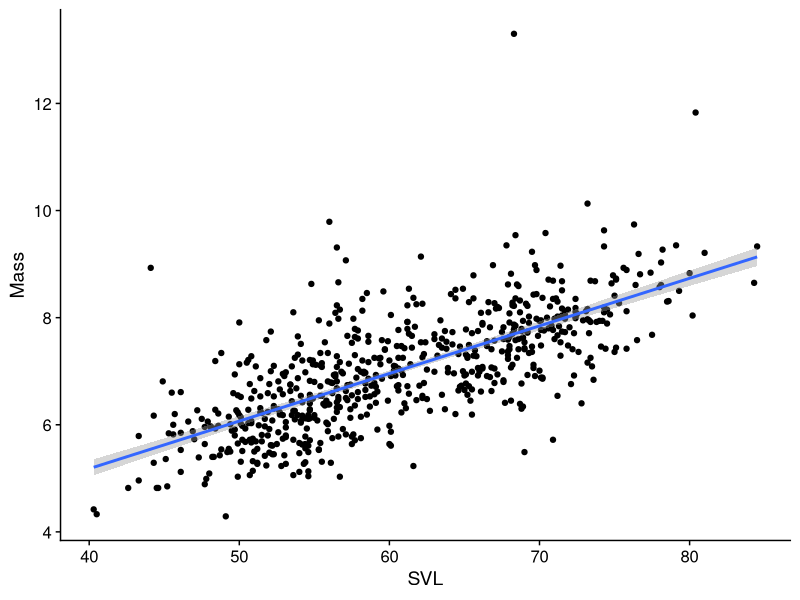
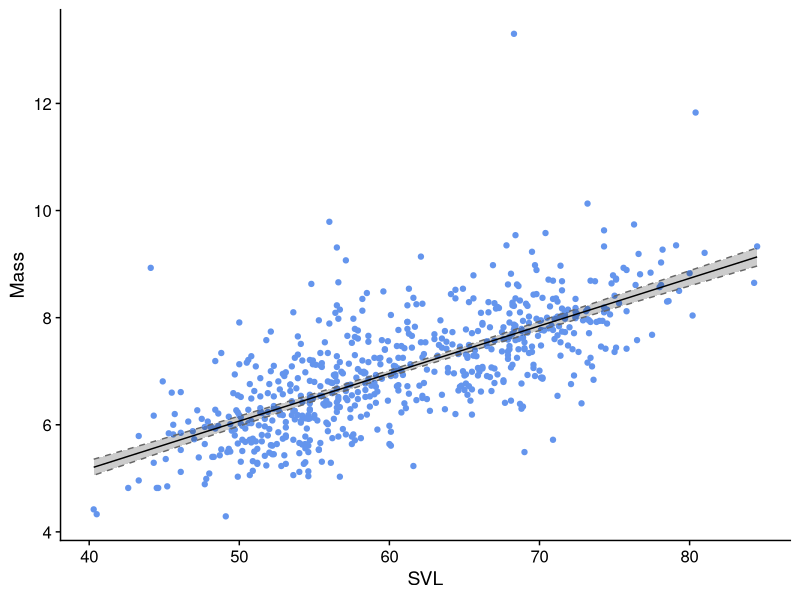

Recreate these plots in R, in order.
## ---- chunk 1
# This invisible block is a workaround for Travis CI not having the tidyverse meta-package; 
library(ggplot2)
library(dplyr)
library(readr)
library(tibble)
library(forcats)
library(cowplot)
theme_set(theme_cowplot())
lizards <- read_csv("example_data/anoles.csv") # See Appendix A if you don't have this data
# Capture View()
real_view = View
View = function(x,...){
  # Scrollable table output
  # knitr::kable(head(x))
  x %>% head(n = 10) %>% 
    kableExtra::kbl() %>% 
    kableExtra::kable_paper() %>% 
    kableExtra::scroll_box(width = "100%")
} 
## ---- chunk 2
color_levels = c("Red","Green","Blue")
# Randomly select 20 colors from color_levels
color_example = sample(color_levels, size = 20, replace = TRUE)
color_example

# Convert it into a factor
color_as_factor = factor(color_example, levels = color_levels)
color_as_factor
## ---- chunk 3
color_by_perch_tbl = lizards %>% 
  select(Color_morph, Perch_type) %>% # select only the columns you want
  table()  # feed them into the table command
color_by_perch_tbl
## ---- chunk 4
color_by_perch_tbl / sum(color_by_perch_tbl)
## ---- chunk 5
chisq.test(color_by_perch_tbl)
## ---- chunk 6
site_a_contingency = lizards %>% 
  filter(Site == "A") %>% # cut down the data size
  select(Color_morph, Perch_type) %>% # select only the columns you want
  table()  # feed them into the table command
print(site_a_contingency)
chisq.test(site_a_contingency)
## ---- chunk 7
fisher.test(site_a_contingency)
## ---- chunk 8
chisq.test(lizards$Color_morph, lizards$Perch_type)
## ---- chunk 9
simple_reg = lm(Mass ~ SVL, data = lizards)
simple_reg
## ---- chunk 10
coef(simple_reg)
## ---- chunk 11
summary(simple_reg)
## ---- chunk 12
lizards %>% 
  ggplot() + 
  aes(x = SVL, y = Mass) + 
  geom_point() + 
  geom_smooth(method = "lm", # use a linear regression
              se = TRUE, # Include a confidence interval around the line
              level = .95) # the level of the confidence interval; default = 95%

## ---- chunk 13
simple_reg_preds = simple_reg %>% 
  # Predict fitted values wish 95% confidence intervals
  predict(interval = "confidence", level = .95) %>% 
  as_tibble() # convert the output of predict() from a matrix to a data frame
simple_reg_plot_data = lizards %>% 
  select(SVL, Mass) %>% # we only need these columns
  bind_cols(simple_reg_preds) # adds columns of simple_reg_preds to our lizards
View(simple_reg_plot_data)
## ---- chunk 14
ggplot(simple_reg_plot_data) + 
  aes(x = SVL) + 
  geom_point(aes(y = Mass), color = "cornflowerblue") + 
  geom_ribbon(aes(ymin = lwr, ymax = upr), 
              fill = alpha("black", .2),  # dark fill with 80% transparency (alpha)
              color = grey(.4), # dark-ish grey border line
              linetype = 2) +   # dotted border line
  geom_line(aes(y = fit))
## ---- chunk 15
# Create a data frame with new predictors
svl_predictors = tibble(SVL = c(20, 150, 600)) # New predictors
mass_predictions = predict(simple_reg, 
                           newdata = svl_predictors)  # The newdata argument is key here
                                                      # If unspecified, it uses the original data
svl_predictors %>% 
  mutate(Mass_estimate = mass_predictions)
